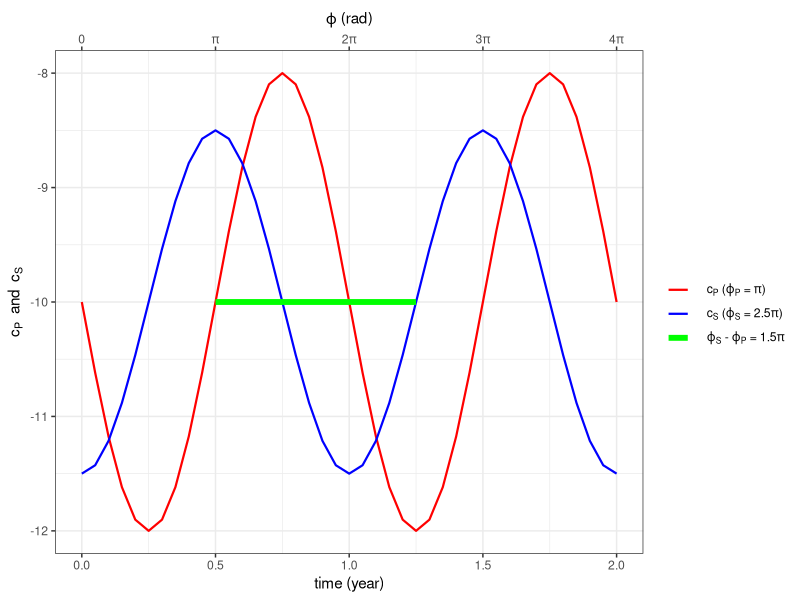

This figure's R source:
## ---- chunk 1
knitr::opts_chunk$set(
  collapse = TRUE,
  comment = "#>"
)
## ---- chunk 2
# Load require packages
library(ggplot2)
## ---- chunk 3
# Generate time vector from 0 to 1
# t = [0,1] corresponding to year [0,1] and phase [0,2pi]
t <- seq(0,2,0.05)

# Assume that the phase of precipitation and streamflow is pi/2 and pi, repsectively
phiP <- pi
phiS <- 2*pi + pi/2

# The phase shift in this case is
phiS - phiP

# Assume that the amplitude of precipitation is 2 and of streamflow is 1.5
AP <- 2
AS <- 1.5

# Assume that kP = kS = -10
kP = -10
kS = -10

# Now get the sine wave of precipitation and streamflow
cP <- AP * sin (2*pi * t - phiP) + kP
cS <- AS * sin (2*pi * t - phiS) + kS

# Assemble the data for plot
df <- data.frame(t = t, cP = cP, cS = cS)
ps <- data.frame(t = c(0.5, 1.25), phaseShift = c(-10,-10))

# Plot to see the phase shift
ggplot(df) +
  geom_line(aes(x = t, y = cP, color = "cP"), linewidth = 0.75) +
  geom_line(aes(x = t, y = cS, color = "cS"), linewidth = 0.75) +
  geom_line(data = ps, aes(x = t, y = phaseShift, color = "phase shift"), linewidth = 2) +
  scale_x_continuous("time (year)", 
                     sec.axis = sec_axis(~. *2*pi, expression(paste(varphi, " (rad)" )), 
                                         breaks = seq(0,2,0.5)*2*pi,
                                         labels = c(0, 
                                                    expression(paste(pi)), 
                                                    expression(paste("2",pi)), 
                                                    expression(paste("3",pi)), 
                                                    expression(paste("4",pi)))
                     )
  ) + 
  scale_color_manual(labels = c(expression(paste("   ", c[P], " (",varphi[P], " = ", pi ,")")), 
                                expression(paste("   ", c[S], " (",varphi[S], " = 2.5", pi ,")")), 
                                expression(paste("   ", varphi[S], " - ", varphi[P], " = 1.5", pi))),
                     values = c("red", "blue", "green")) +
  labs(y = expression(paste(c[P], "  and  ", c[S])), color = "") +
  theme_bw()
